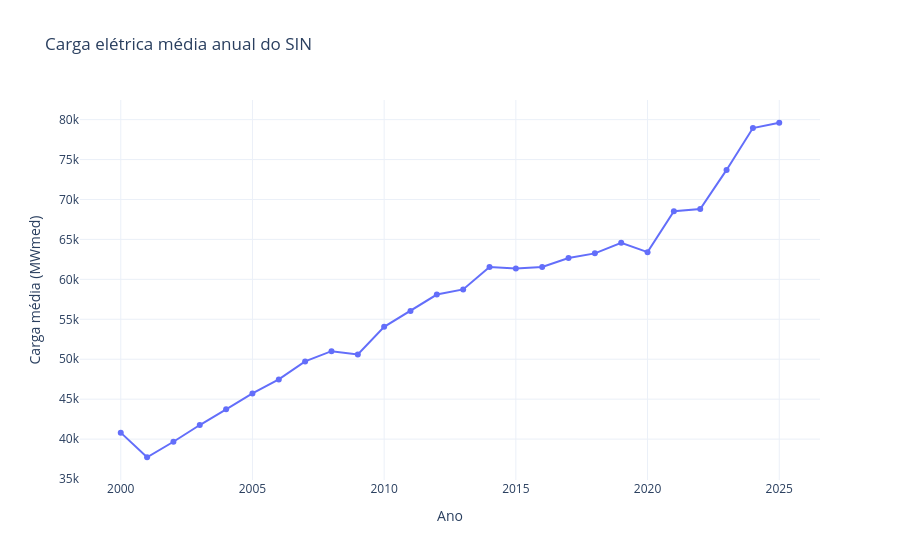

Source (notebook cell):
### Code cell
fig = px.line(
    x=annual_sin.index,
    y=annual_sin.values,
    markers=True,
    title='Carga elétrica média anual do SIN'
)

fig.update_traces(line_color='#636EFA')
fig.update_layout(
    xaxis_title='Ano',
    yaxis_title='Carga média (MWmed)',
    hovermode='x unified',
    showlegend=False
)
fig.show()

### Figure 1 — Plotly figure (JSON) as saved in the notebook; plotly's stock layout.template omitted (floating-point values rounded to 4 significant figures)
{"data": [{"hovertemplate": "x=%{x}<br>y=%{y}<extra></extra>", "legendgroup": "", "line": {"color": "#636EFA", "dash": "solid"}, "marker": {"symbol": "circle"}, "mode": "lines+markers", "name": "", "orientation": "v", "showlegend": false, "type": "scatter", "x": [2000, 2001, 2002, 2003, 2004, 2005, 2006, 2007, 2008, 2009, 2010, 2011, 2012, 2013, 2014, 2015, 2016, 2017, 2018, 2019, 2020, 2021, 2022, 2023, 2024, 2025], "xaxis": "x", "y": [40810.0, 37730.0, 39670.0, 41760.0, 43730.0, 45710.0, 47470.0, 49730.0, 51010.0, 50600.0, 54060.0, 56030.0, 58100.0, 58740.0, 61560.0, 61350.0, 61550.0, 62680.0, 63260.0, 64580.0, 63410.0, 68530.0, 68800.0, 73700.0, 78940.0, 79610.0], "yaxis": "y"}], "layout": {"hovermode": "x unified", "legend": {"tracegroupgap": 0}, "showlegend": false, "title": {"text": "Carga elétrica média anual do SIN"}, "xaxis": {"anchor": "y", "domain": [0, 1], "title": {"text": "Ano"}}, "yaxis": {"anchor": "x", "domain": [0, 1], "title": {"text": "Carga média (MWmed)"}}}}
